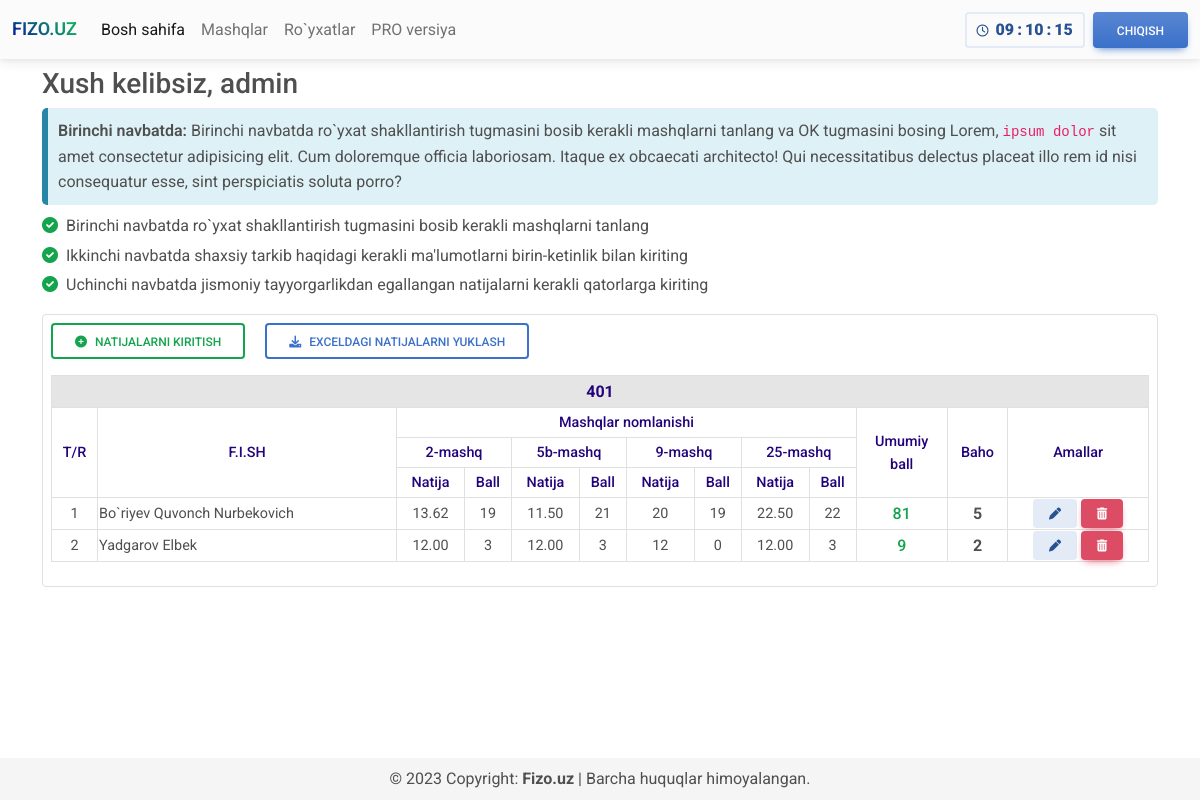
The app's page /home.php (signed in) with its own data.
### tables this page shows
CREATE TABLE `userbolinma` (
  `userbolinma_id` int(11) NOT NULL,
  `bolinma_nomi` varchar(255) NOT NULL,
  `yaratilgan_vaqti` date NOT NULL DEFAULT current_timestamp()
);

CREATE TABLE `user401` (
  `user_id` int(11) NOT NULL,
  `fish` varchar(255) DEFAULT NULL,
  `tugilgan_kuni` date DEFAULT NULL,
  `yoshi` int(11) DEFAULT NULL,
  `vazni` int(11) DEFAULT NULL,
  `guruhi` varchar(255) DEFAULT NULL,
  `natija1` decimal(4,2) DEFAULT NULL,
  `ball1` int(11) DEFAULT NULL,
  `natija2` decimal(4,2) DEFAULT NULL,
  `ball2` int(11) DEFAULT NULL,
  `natija3` int(11) DEFAULT NULL,
  `ball3` int(11) DEFAULT NULL,
  `natija4` decimal(4,2) DEFAULT NULL,
  `ball4` int(11) DEFAULT NULL,
  `umumiyball` int(11) DEFAULT NULL,
  `baho` int(11) DEFAULT NULL,
  `current_time` date NOT NULL DEFAULT current_timestamp(),
  `bolinma_nomi` varchar(11) DEFAULT NULL
);

### home.php (the view, shortened to what this page needs)
<?php
if (isset($_SESSION['id']) && isset($_SESSION['username'])) {
include 'db_conn.php';
$result1 = mysqli_query($conn, "SELECT * FROM mashqlar");
$resuser401 = mysqli_query($conn, "SELECT * FROM user401");
$resuserbolinma = mysqli_query($conn, "SELECT * FROM userbolinma");
$res_bolinmanomi = mysqli_query($conn, "SELECT bolinmanomi FROM users WHERE `id` =".$_SESSION['id']);
$row_bolinmanomi = mysqli_fetch_row($res_bolinmanomi);
$bolinmanomi = $row_bolinmanomi[0];
 ?>
<!DOCTYPE html>
<html>
<head>
	<link rel="stylesheet" type="text/css" href="style.css">
     <link href="https://cdnjs.cloudflare.com/ajax/libs/font-awesome/6.0.0/css/all.min.css" rel="stylesheet" />
     <link href="https://cdnjs.cloudflare.com/ajax/libs/mdb-ui-kit/6.2.0/mdb.min.css" rel="stylesheet" />
     <link rel="stylesheet" href="css/mdb.min.css" />
</head>
<body>
     <header class="header">
          <nav class="navbar navbar-expand-lg navbar-light bg-light">
               <div class="container-fluid">
                    <a class="navbar-brand" href="./home.php">FIZO.UZ</a>
                    <div class="collapse navbar-collapse" id="navbarNav">
                         <ul class="navbar-nav">
                         <li class="nav-item">
                              <a class="nav-link active" aria-current="page" href="#">Bosh sahifa</a>
                         </li>
                         <li class="nav-item">
                              <a class="nav-link" href="#">Mashqlar</a>
                         </li>
                         <li class="nav-item">
                              <a class="nav-link" href="#">Ro`yxatlar</a>
                         </li>
                         <li class="nav-item">
                              <a class="nav-link" href="#" data-mdb-toggle="modal" data-mdb-target="#PROClick">PRO versiya</a>
                         </li>
                         </ul>
                    </div>
                    <div class="d-flex align-items-center">
                              <button type="button" class="btn btn-outline-secondary soat me-1"><i class="far fa-clock me-1 "></i>
                                   <span class="soat" id="hours">00</span>
                                   <span class="soat">:</span>
                                   <span class="soat" id="minutes">00</span>
                                   <span class="soat">:</span>
                                   <span class="soat" id="seconds">00</span>
                              </button>
                              <button type="button" class="btn btn-primary bg-gradient ms-1">
                              <a href="logout.php" class="chiqish">Chiqish</a>
                              </button>
                         </div>
               </div>
          </nav>
     </header>
     <main>
          <div class="container mt-1 mt-1">
               <h3 class="mt-2 align">Xush kelibsiz, <?php echo $_SESSION['name']; ?></h3>
               <div class="note note-info mb-2 ">
               <strong>Birinchi navbatda:</strong> Birinchi navbatda ro`yxat shakllantirish tugmasini bosib kerakli mashqlarni tanlang va OK tugmasini bosing
               Lorem, <code>ipsum dolor</code>  sit amet consectetur adipisicing elit. Cum
               doloremque officia laboriosam. Itaque ex obcaecati architecto! Qui necessitatibus delectus
               placeat illo rem id nisi consequatur esse, sint perspiciatis soluta porro?
               </div>
               <ul class="list-unstyled">
               <li class="mb-1"><i class="fas fa-check-circle me-2 text-success"></i>Birinchi navbatda ro`yxat shakllantirish tugmasini bosib kerakli mashqlarni tanlang</li>
               <li class="mb-1"><i class="fas fa-check-circle me-2 text-success"></i>Ikkinchi navbatda shaxsiy tarkib haqidagi kerakli ma'lumotlarni birin-ketinlik bilan kiriting</li>
               <li class="mb-1"><i class="fas fa-check-circle me-2 text-success"></i>Uchinchi navbatda jismoniy tayyorgarlikdan egallangan natijalarni kerakli qatorlarga kiriting</li>
               </ul>
               <section class="pb-4">
                    <div class="bg-white border rounded-2">
                    <?php
                    if(empty($bolinmanomi) === true){
                    ?>
                    <div class="d-flex justify-content-center dobavit">
                      <button type="button" class="btn btn-success bg-gradient" data-mdb-toggle="modal" data-mdb-target="#ModalCreateTable"><i class="fas fa-plus-circle me-2"></i>Ro`yxat tuzish</button>
                      <div class="modal top fade" id="ModalCreateTable" tabindex="-1" aria-labelledby="exampleModalLabel" aria-hidden="true" data-mdb-backdrop="true" data-mdb-keyboard="true">
                           <div class="modal-dialog  ">
                           <div class="modal-content">
                                <div class="modal-header">
                                <h5 class="modal-title" id="exampleModalLabel">Ro`yxatni shakllantirish</h5>
                                <button type="button" class="btn-close" data-mdb-dismiss="modal" aria-label="Close"></button>
                                </div>
                                <div class="modal-body">
                                     <div class="form-outline">
                                     <input type="text" id="form12" class="form-control" />
                                     <label class="form-label" for="form12">Bo‘linmaning nomlanishi</label>
                                     </div>
                                     <br>
                                     <div class="form-outline">
                                     <input type="text" id="form13" class="form-control" />
                                     <label class="form-label" for="form13">Shaxsiy tarkib soni</label>
                                     </div>
                                     <br>
                                     <div class="form-floating">
                                     <select id="select1" class="form-select">
                                          <?php
                                          while ($row = mysqli_fetch_array($result1)) {
                                          ?>
                                          <option value="
                                          <?= $row["mashqlar_id"] ?>">
                                          <?php echo $row['mashq_nomi']; ?>
                                          </option>
                                          <?php
                                          }
                                          ?>
                                     </select>
                                     <label for="select1">1-mashqni tanlang</label>
                                     </div>
                                     <br>
                                     <div class="form-floating">
                                     <select id="select2" class="form-select">
                                     <?php
                                     while ($row = mysqli_fetch_array($result2)) {
                                     ?>
                                          <option value="
                                          <?= $row["mashqlar_id"] ?>">
                                          <?php echo $row['mashq_nomi']; ?>
                                          </option>
                                          <?php
                                          }
                                          ?>
                                     </select>
                                     <label for="select2">2-mashqni tanlang</label>
                                     </div>
                                     <br>
                                     <div class="form-floating">
                                     <select id="select3" class="form-select">
                                     <?php
                                     while ($row = mysqli_fetch_array($result3)) {
                                     ?>
                                          <option value="
                                          <?= $row["mashqlar_id"] ?>">
                                          <?php echo $row['mashq_nomi']; ?>
                                          </option>
                                          <?php
                                          }
                                          ?>
                                     </select>
                                     <label for="select3">3-mashqni tanlang</label>
                                     </div>
                                     <br>
                                     <div class="form-floating">
                                     <select id="select4" class="form-select">
                                     <?php
                                     while ($row = mysqli_fetch_array($result4)) {
                                     ?>
                                          <option value="
                                          <?= $row["mashqlar_id"] ?>">
                                          <?php echo $row['mashq_nomi']; ?>
                                          </option>
                                          <?php
                                          }
                                          ?>
                                     </select>
                                     <label for="select4">4-mashqni tanlang</label>
                                     </div>
                                </div>
                                <div class="modal-footer">
                                <button type="button" class="btn btn-primary">Yaratish</button>
                                <button type="button" class="btn btn-secondary" data-mdb-dismiss="modal">
                                     Qaytish
                                </button>
                                </div>
                           </div>
                           </div>
                      </div>
                    </div>
                    <?php
                    } else {
                    ?>
                    <button type="button" class="btn btn-outline-success m-2" data-mdb-ripple-color="dark" data-mdb-toggle="modal" data-mdb-target="#ModalInsertNatija"><i class="fas fa-plus-circle me-2"></i>Natijalarni kiritish</button>
                    <button type="button" class="btn btn-outline-primary m-2" data-mdb-ripple-color="dark"><i class="fas fa-download me-2"></i>Exceldagi natijalarni yuklash</button>
                    <section class="w-100 p-2 text-center table-responsive">
                         <table id="datatable" class="table table-bordered">
                                   <thead>
                                        <tr class="table-active">
                                        <?php
                                        while ($row = mysqli_fetch_array($resuserbolinma)) {
                                        ?>
                                             <th colspan="14">
                                                  <p class="bolinma_nomi"><?php echo $row['bolinma_nomi']; ?></p>
                                             </th>
                                        <?php
                                        }
                                        ?>
                                        </tr>
                                        <tr>
                                             <th rowspan="3">T/R</th>
                                             <th rowspan="3">F.I.SH</th>
                                             <th colspan="8">Mashqlar nomlanishi</th>
                                             <th rowspan="3">Umumiy <br> ball</th>
                                             <th rowspan="3">Baho</th>
                                             <th rowspan="3">Amallar</th>
                                        </tr>
                                        <tr>
                                             <th colspan="2">2-mashq</th>
                                             <th colspan="2">5b-mashq</th>
                                             <th colspan="2">9-mashq</th>
                                             <th colspan="2">25-mashq</th>
                                        </tr>
                                        <tr>
                                             <th>Natija</th>
                                             <th>Ball</th>
                                             <th>Natija</th>
                                             <th>Ball</th>
                                             <th>Natija</th>
                                             <th>Ball</th>
                                             <th>Natija</th>
                                             <th>Ball</th>
                                        </tr>
                                   </thead>
                              <?php
                              while ($row = mysqli_fetch_array($resuser401)) {
                              ?>
                                   <tbody>
                                        <tr>
                                             <td><?php echo $row["user_id"]; ?></td>
                                             <td align="left"><?php echo $row['fish']; ?></td>
                                             <td><?php echo $row['natija1']; ?></td>
                                             <td><?php echo $row['ball1']; ?></td>
                                             <td><?php echo $row['natija2']; ?></td>
                                             <td><?php echo $row['ball2']; ?></td>
                                             <td><?php echo $row['natija3']; ?></td>
                                             <td><?php echo $row['ball3']; ?></td>
                                             <td><?php echo $row['natija4']; ?></td>
                                             <td><?php echo $row['ball4']; ?></td>
                                             <td><p class="ball aloball"><?php echo $row['umumiyball']; ?></p></td>
                                             <td><p class="baho baho5"><?php echo $row['baho']; ?></p></td>
                                             <td>
                                                  <button type="button" class="btn btn-secondary editbtn btn-sm px-3" data-ripple-color="dark" data-mdb-toggle="modal" data-mdb-target="#ModalEdit">
                                                  <i class="fas fa-pen"></i>
                                                  </button>
                                                  <button type="button" class="btn btn-danger deletebtn btn-sm px-3" data-ripple-color="dark" data-mdb-toggle="modal" data-mdb-target="#ModalDelete">
                                                  <i class="fas fa-trash-alt"></i>
                                                  </button>
                                             </td>
                                        </tr>
                                   </tbody>
                              <?php
                              }
                              ?>
                         </table>
                    </section>
                    </div>
                    <?php
                    }
                     ?>
               </section>
          </div>
     </main>
</body>
<footer class="bg-light text-center text-lg-start fixed-bottom">
<div class="text-center p-2" style="background-color: rgba(0, 0, 0, 0.025);">
© 2023 Copyright:
<a class="text-reset fw-bold" href="https://fizo.uz/">Fizo.uz</a>
| Barcha huquqlar himoyalangan.
</div>
</footer>
</html>
<?php
}else{
     header("Location: index.php");
     exit();
}
?>

### records on screen
userbolinma: bolinma_nomi "401"
user401: user_id "1", fish "Bo`riyev Quvonch Nurbekovich", natija1 "13.62", ball1 "19", natija2 "11.50", ball2 "21", natija3 "20", ball3 "19", natija4 "22.50", ball4 "22", umumiyball "81", baho "5"
user401: user_id "2", fish "Yadgarov Elbek", natija1 "12.00", ball1 "3", natija2 "12.00", ball2 "3", natija3 "12", ball3 "0", natija4 "12.00", ball4 "3", umumiyball "9", baho "2"

### other values on screen
$_SESSION['name'] "admin"
